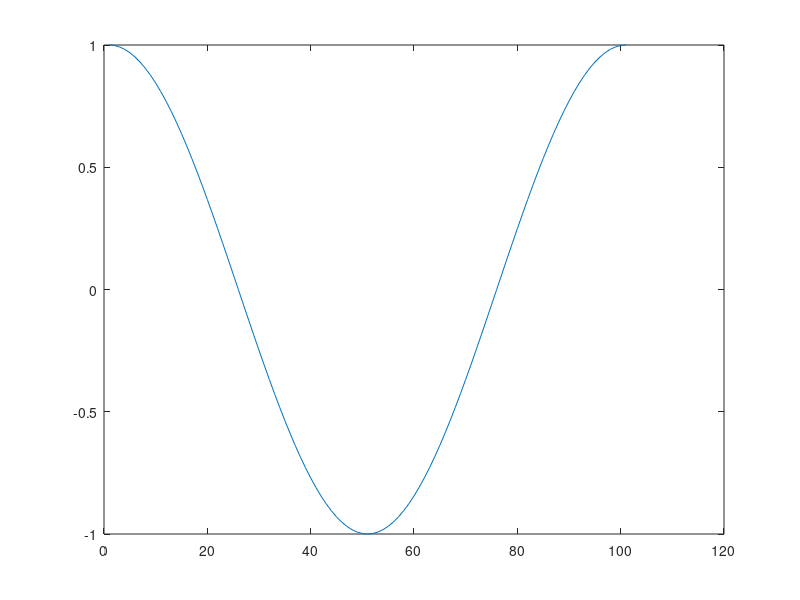

Write the MATLAB code that produced this figure.

% sine advanced by 90 and delayed by 90
t = 0 :0.01 :1 ;
f = 1; 
w = 2*pi*f ;
x = sin(w*t);
%plot(x)
x2 = sin(w*t-pi/2);
%plot(x2)
x3 = sin(w*t+pi/2);
plot(x3)
%same process in cos 

